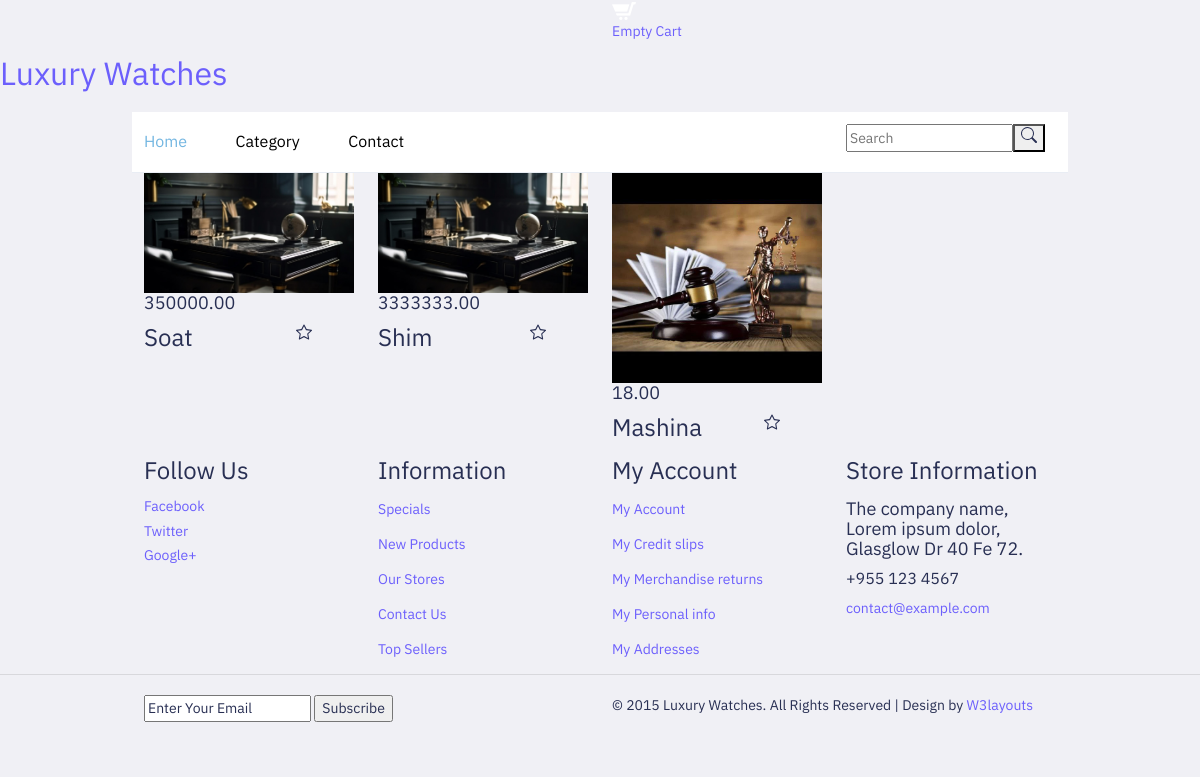
Before: / with the older database file.
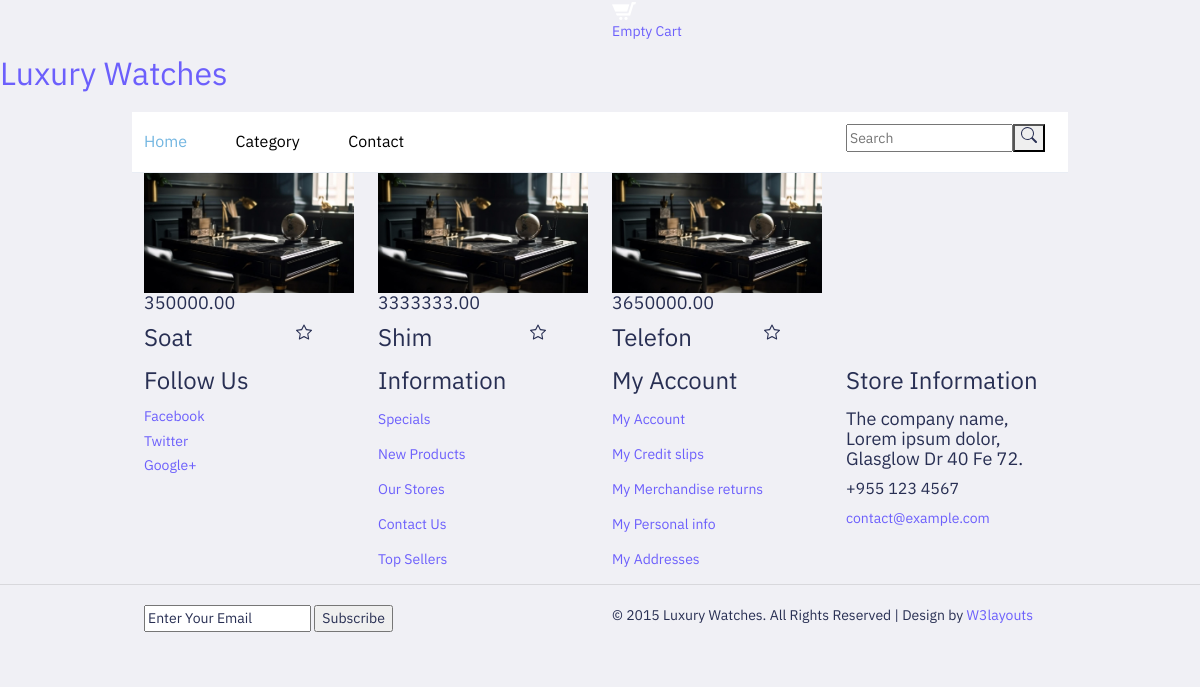
After: the same page with the newer database file.
### main/models.py (models this page shows, shortened)
class Product(models.Model):
    name = models.CharField(max_length=255)
    description = models.TextField()
    quantity = models.IntegerField()
    price = models.DecimalField(decimal_places=2, max_digits=10)
    currency = models.SmallIntegerField(
        choices=(
            (1,'Dollar'),
            (2, 'So`m')
            )
    )
    discount_price = models.DecimalField(
        decimal_places=2,
        max_digits=10,
        blank=True,
        null=True
        )
    baner_image = models.ImageField(upload_to='baner/')
    category = models.ForeignKey(Category, on_delete=models.SET_NULL, null=True)

### main/views.py (the view)
# urls.py: path('', views.index, name='index'),
def index(request):
    q = request.GET.get('q')
    if q:
        products = models.Product.objects.filter(Q(name__icontains=q) | Q(description__icontains=q))
    else:
        products = models.Product.objects.filter(quantity__gt=0)
    categorys = models.Category.objects.all()
    category_id = request.GET.get('category_id')
    if category_id:
        products.filter(category_id=category_id)
    context = {
        'products':products,
        'categorys':categorys
    }
    return render(request, 'index.html', context)

### main/templates/index.html (shortened to what this page needs)
{% extends 'base.html' %}
{% block content %}
	<div class="product">
		<div class="container">
			<div class="product-top">
				<div class="product-one">
					{% for product in products %}
					<div class="col-md-3 product-left">
						<div class="product-main simpleCart_shelfItem">
							<a href="{% url 'main:product_detail' product.id %}" class="mask"><img class="img-responsive zoom-img" src="{{product.baner_image.url}}" alt="" /></a>
							<div class="product-bottom">
								<h4><a class="item_add" href="{% url 'main:create_cart' product.id %}"></a> <span class=" item_price">{{product.price}}</span></h4>
								<div style="display: flex; justify-content: space-between; width: 80%;">
									<h3>{{product.name}}</h3>
								</div>
							</div>
						</div>
					</div>
					{% endfor %}
					<div class="clearfix"></div>
				</div>
			</div>
		</div>
	</div>
{% endblock %}

Changed rows visible on the page:
removed Product: baner_image (picture), price "18.00", name "Mashina"
added Product: baner_image (picture), price "3650000.00", name "Telefon"
